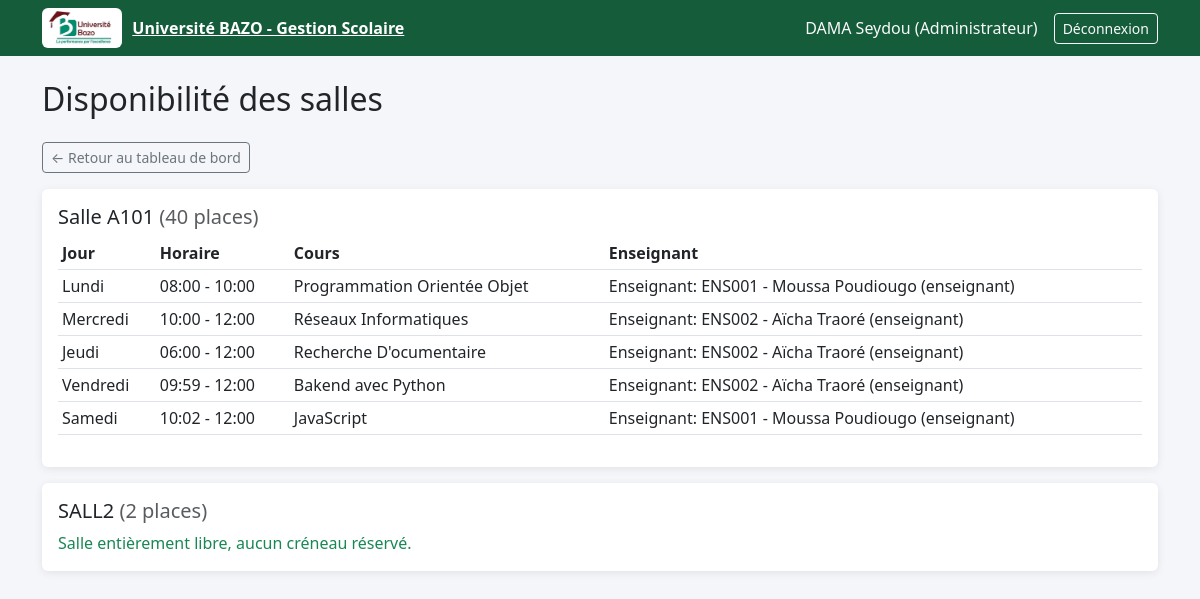
The page /emploi-temps/disponibilite-salles/ (signed in) on the database its author committed.
### utilisateurs/models.py (models this page shows)
class Utilisateur(AbstractUser):
    ROLE_CHOICES = (
        ('etudiant', 'Étudiant'),
        ('enseignant', 'Enseignant'),
        ('admin', 'Administrateur'),
        ('caissier', 'Caissier'),
    )
    role = models.CharField(max_length=20, choices=ROLE_CHOICES)
    telephone = models.CharField(max_length=20, blank=True, null=True)
    def __str__(self):
        return f"{self.first_name} {self.last_name} ({self.role})"

class Enseignant(models.Model):
    utilisateur = models.OneToOneField(
        Utilisateur,
        on_delete=models.CASCADE,
        related_name='profil_enseignant'
    )
    matricule = models.CharField(max_length=20, unique=True)
    specialite = models.CharField(max_length=100, blank=True, null=True)
    grade = models.CharField(max_length=50, blank=True, null=True)
    def __str__(self):
        return f"Enseignant: {self.matricule} - {self.utilisateur}"

### emploi_temps/models.py (models this page shows, shortened)
class Salle(models.Model):
    nom = models.CharField(max_length=50)
    capacite = models.PositiveIntegerField()
    class Meta:
        verbose_name = "Salle"
        verbose_name_plural = "Salles"

class EmploiDuTemps(models.Model):
    JOUR_CHOICES = (
        ('LUNDI', 'Lundi'),
        ('MARDI', 'Mardi'),
        ('MERCREDI', 'Mercredi'),
        ('JEUDI', 'Jeudi'),
        ('VENDREDI', 'Vendredi'),
        ('SAMEDI', 'Samedi'),
    )
    cours = models.ForeignKey(
        Cours,
        on_delete=models.CASCADE,
        related_name='creneaux'
    )
    enseignant = models.ForeignKey(
        Enseignant,
        on_delete=models.CASCADE,
        related_name='creneaux'
    )
    salle = models.ForeignKey(
        Salle,
        on_delete=models.CASCADE,
        related_name='creneaux'
    )
    jour_semaine = models.CharField(max_length=10, choices=JOUR_CHOICES)
    heure_debut = models.TimeField()
    heure_fin = models.TimeField()
    class Meta:
        verbose_name = "Emploi du temps"
        verbose_name_plural = "Emplois du temps"

### cours/models.py (models this page shows, shortened)
class Cours(models.Model):
    intitule = models.CharField(max_length=150)
    credits = models.PositiveIntegerField(default=3)
    filiere = models.ForeignKey(
        Filiere,
        on_delete=models.CASCADE,
        related_name='cours'
    )
    niveau = models.ForeignKey(
        Niveau,
        on_delete=models.CASCADE,
        related_name='cours'
    )
    semestre = models.ForeignKey(
        Semestre,
        on_delete=models.CASCADE,
        related_name='cours'
    )
    enseignant = models.ForeignKey(
        Enseignant,
        on_delete=models.SET_NULL,
        related_name='cours',
        null=True,
        blank=True
    )
    class Meta:
        verbose_name = "Cours"
        verbose_name_plural = "Cours"

### emploi_temps/views.py (the view)
# urls.py: path('disponibilite-salles/', views.disponibilite_salles_view, name='disponibilite_salles'),
@login_required
def disponibilite_salles_view(request):
    if request.user.role != 'admin':
        return redirect('redirection_dashboard')
    salles = Salle.objects.all()
    tableau = []
    for salle in salles:
        creneaux = EmploiDuTemps.objects.filter(salle=salle).select_related('cours', 'enseignant')
        creneaux = sorted(creneaux, key=lambda c: (ORDRE_JOURS.index(c.jour_semaine), c.heure_debut))
        tableau.append({
            'salle': salle,
            'creneaux': creneaux
        })
    return render(request, 'emploi_temps/disponibilite_salles.html', {
        'tableau': tableau
    })

### templates/emploi_temps/disponibilite_salles.html (shortened to what this page needs)
{% extends 'base.html' %}
{% block content %}
<h2 class="mb-4">Disponibilité des salles</h2>
<a href="{% url 'dashboard_admin' %}" class="btn btn-outline-secondary btn-sm mb-3">&larr; Retour au tableau de bord</a>
{% for item in tableau %}
<div class="card p-3 mb-3">
    <h5>{{ item.salle.nom }} <span class="text-muted">({{ item.salle.capacite }} places)</span></h5>
    {% if item.creneaux %}
    <table class="table table-sm">
        <thead>
            <tr>
                <th>Jour</th>
                <th>Horaire</th>
                <th>Cours</th>
                <th>Enseignant</th>
            </tr>
        </thead>
        <tbody>
            {% for creneau in item.creneaux %}
            <tr>
                <td>{{ creneau.get_jour_semaine_display }}</td>
                <td>{{ creneau.heure_debut|time:"H:i" }} - {{ creneau.heure_fin|time:"H:i" }}</td>
                <td>{{ creneau.cours.intitule }}</td>
                <td>{{ creneau.enseignant }}</td>
            </tr>
            {% endfor %}
        </tbody>
    </table>
    {% else %}
    <p class="text-success mb-0">Salle entièrement libre, aucun créneau réservé.</p>
    {% endif %}
</div>
{% empty %}
<div class="card p-4">
    <p class="text-muted mb-0">Aucune salle enregistrée pour le moment.</p>
</div>
{% endfor %}
{% endblock %}

### templates/base.html (shortened to what this page needs)
{% load static %}
<!DOCTYPE html>
<html lang="fr">
<head>
    <link href="https://cdn.jsdelivr.net/npm/bootstrap@5.3.0/dist/css/bootstrap.min.css" rel="stylesheet">
</head>
<body>
    {% if user.is_authenticated %}
    <nav class="navbar navbar-expand-lg navbar-dark navbar-bazo">
        <div class="container">
            <a class="navbar-brand-bazo" href="{% url 'redirection_dashboard' %}">
                <img src="{% static 'images/logo_bazo.jpeg' %}" alt="Logo Université BAZO">
                <span>Université BAZO - Gestion Scolaire</span>
            </a>
            <div class="d-flex align-items-center">
                <span class="text-light me-3">
                    {{ user.first_name }} {{ user.last_name }} ({{ user.get_role_display }})
                </span>
                <a href="{% url 'logout' %}" class="btn btn-outline-light btn-sm">Déconnexion</a>
            </div>
        </div>
    </nav>
    {% endif %}
    <div class="container mt-4">
        {% block content %}
        {% endblock %}
    </div>
</body>
</html>

### templates/base.html (style rules this page uses)
:root { --bazo-green: #1B7A4C; --bazo-green-dark: #145c3a; --bazo-red: #7A1F2B; }
body { background-color: #f4f6f9; }
.navbar-bazo { background-color: var(--bazo-green-dark); }
.navbar-brand-bazo { display: flex; align-items: center; gap: 10px; font-weight: bold; color: white; }
.navbar-brand-bazo img { height: 40px; border-radius: 6px; background: white; padding: 3px; }
.card { border: none; box-shadow: 0 2px 8px rgba(0,0,0,0.08); }
a { color: var(--bazo-green-dark); }

### rows shown on the page
Utilisateur: first_name "DAMA", last_name "Seydou", role "Administrateur"
Salle: salle.nom "Salle A101", salle.capacite "40"
EmploiDuTemps: jour_semaine "Lundi", heure_debut "08:00", heure_fin "10:00", cours.intitule "Programmation Orientée Objet", enseignant "Enseignant: ENS001 - Moussa Poudiougo (enseignant)"
EmploiDuTemps: jour_semaine "Mercredi", heure_debut "10:00", heure_fin "12:00", cours.intitule "Réseaux Informatiques", enseignant "Enseignant: ENS002 - Aïcha Traoré (enseignant)"
EmploiDuTemps: jour_semaine "Jeudi", heure_debut "06:00", heure_fin "12:00", cours.intitule "Recherche D'ocumentaire", enseignant "Enseignant: ENS002 - Aïcha Traoré (enseignant)"
EmploiDuTemps: jour_semaine "Vendredi", heure_debut "09:59", heure_fin "12:00", cours.intitule "Bakend avec Python", enseignant "Enseignant: ENS002 - Aïcha Traoré (enseignant)"
EmploiDuTemps: jour_semaine "Samedi", heure_debut "10:02", heure_fin "12:00", cours.intitule "JavaScript", enseignant "Enseignant: ENS001 - Moussa Poudiougo (enseignant)"
Salle: salle.nom "SALL2", salle.capacite "2", shows "Salle entièrement libre, aucun créneau réservé."
